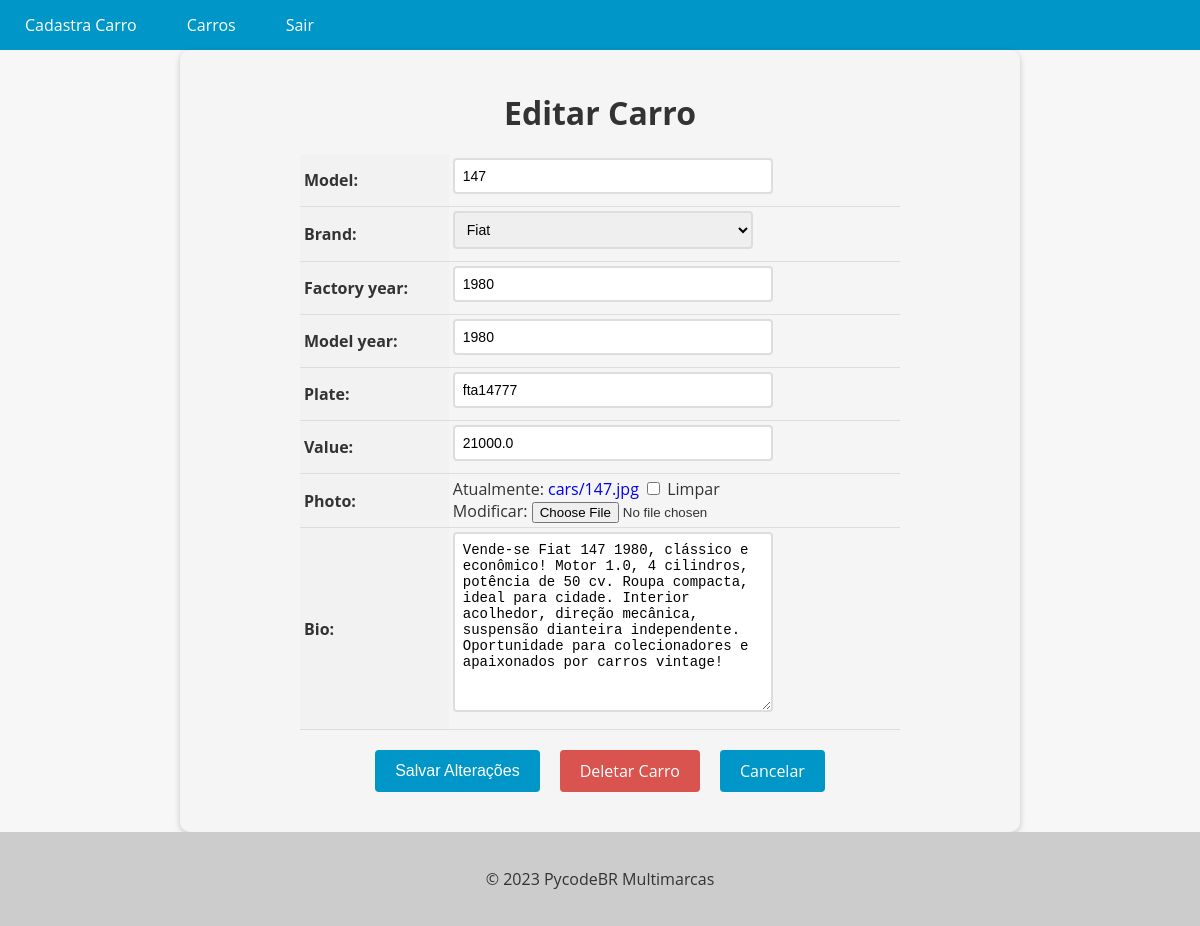
Screenshot of /car/7/update/ (signed in) with the database file from the repository.
### cars/models.py (models this page shows, shortened)
class Car(models.Model):
    id = models.AutoField(primary_key=True)
    model = models.CharField(max_length=200)
    brand = models.ForeignKey(Brand, on_delete=models.PROTECT, related_name='car_brand')
    factory_year = models.IntegerField(blank=True, null=True)
    model_year = models.IntegerField(blank=True, null=True)
    plate = models.CharField(max_length=10, blank=True, null=True)
    value = models.FloatField(blank=True, null=True)
    photo = models.ImageField(upload_to='cars/', blank=True, null=True)
    bio = models.TextField(blank=True, null=True)

### cars/views.py (the view, shortened to what this page needs)
# urls.py: path('car/<int:pk>/update/', CarUpdateView.as_view(), name='car_update'),
@method_decorator(login_required(login_url='login'), name='dispatch')
class CarUpdateView(UpdateView):
    model = Car
    form_class = CarModelForm
    template_name = 'car_update.html'
    success_url = '/cars/'

### cars/forms.py (shortened to what this page needs)
class CarModelForm(forms.ModelForm):
    class Meta:
        model = Car
        fields = '__all__'

### cars/models.py (called while the page is built)
    def __str__(self):
        return self.name

### cars/templates/car_update.html (shortened to what this page needs)
{% extends "base.html" %}
{% block content %}
  <form method="post" enctype="multipart/form-data">
    <h1>Editar Carro</h1>
    <table>
      {{ form.as_table }}
    </table>
    <div>
      <div class="buttons-container">
        <input type="submit" value="Salvar Alterações" class="btn btn-primary">
        <a href="{% url 'car_delete' pk=object.pk %}" class="btn btn-danger">Deletar Carro</a>
        <a href="{% url 'cars_list' %}" class="btn btn-secondary">Cancelar</a>
      </div>
    </div>
  </form>
{% endblock %}

### app/templates/base.html (style rules this page uses)
body { font-family: 'Open Sans', sans-serif; background-color: #f7f7f7; color: #333; margin: 0; padding: 0; }

### cars/templates/car_update.html (style rules this page uses)
form { max-width: 800px; margin: 0 auto; padding: 20px; background-color: #f5f5f5; border-radius: 10px; box-shadow: 0 2px 6px rgba(0, 0, 0, 0.2); }
form h1 { font-size: 2rem; margin-bottom: 20px; text-align: center; }
table { margin: 0 auto; border-collapse: collapse; width: 100%; max-width: 600px; }
th, td { padding: 4px; text-align: left; border-bottom: 1px solid #ddd; }
th { background-color: #f2f2f2; }
input[type="text"], input[type="number"], select, textarea { padding: 8px; font-size: 14px; border: 2px solid #ddd; border-radius: 4px; width: 100%; max-width: 300px; margin-bottom: 8px; transition: border-bottom-color 0.3s ease-in-out; }
.btn { background-color: #0096c7; color: #fff; border: none; padding: 10px 20px; font-size: 16px; border-radius: 4px; cursor: pointer; transition: background-color 0.3s ease-in-out; }
.buttons-container { display: flex; justify-content: center; margin-top: 20px; margin-bottom: 20px; }
.btn { display: inline-block; background-color: #0096c7; color: #fff; border: none; padding: 10px 20px; font-size: 16px; border-radius: 4px; cursor: pointer; transition: background-color 0.3s ease-in-out; margin: 0 10px; }
.btn-danger { background-color: #d9534f; text-decoration: none !important; }
a { text-decoration: none !important; }

### rows the page displays
Car: model "147", brand "Fiat", factory_year "1980", model_year "1980", plate "fta14777", value "21000.0", bio "Vende-se Fiat 147 1980, clássico e econômico! Motor 1.0, 4 cilindros, potência de 50 cv. Roupa compacta, ideal para cidade. Interior acolhedor, direção mecânica, suspensão dianteira independente. Oportunidade para colecionadores e apaixonados por carros vintage!"
